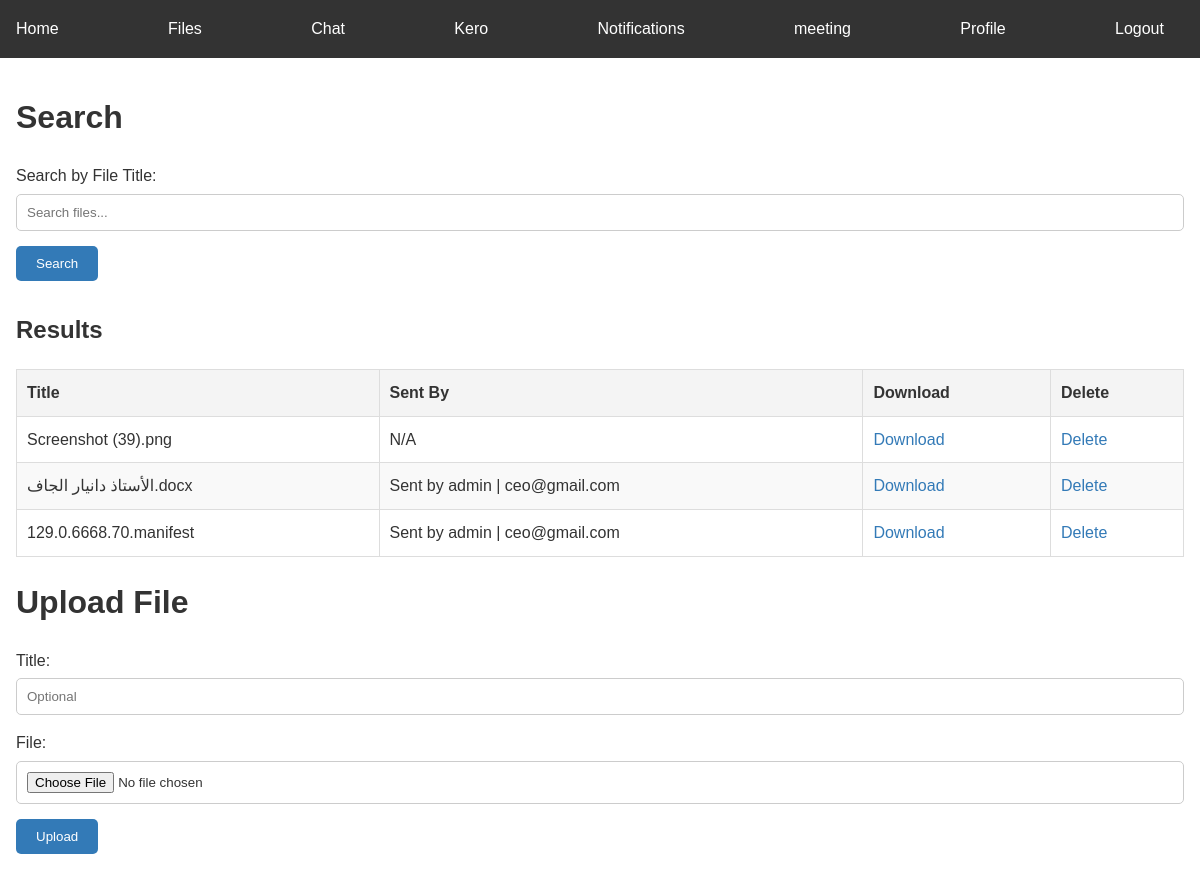
Page /employess_core/employee_file_list/ (signed in) on the committed database.
### shared/models.py (models this page shows, shortened)
class File(models.Model):
    title = models.CharField(max_length=255)
    file = models.FileField(upload_to='uploads/files/')  # Directory where files will be uploaded
    uploaded_at = models.DateTimeField(auto_now_add=True)
    owner = models.ForeignKey(User, on_delete=models.SET_NULL, null=True, blank=True, related_name='owned_files')
    sent_by = models.ForeignKey(User, on_delete=models.SET_NULL, null=True, blank=True, related_name='sent_files')

### root/models.py (models this page shows, shortened)
class User(AbstractBaseUser):
    email = models.EmailField(unique=True, max_length=255)
    username = models.CharField(max_length=50, unique = True)
    first_name = models.CharField(max_length=50,null=True)
    last_name = models.CharField(max_length=50,null=True)
    is_ceo=models.BooleanField(default=False,null=True,blank=True)
    is_active = models.BooleanField(default = True)
    is_staff = models.BooleanField(default = False)
    is_superuser = models.BooleanField(default = False)
    USERNAME_FIELD = 'email'
    REQUIRED_FIELDS = ['username']
    objects = UserManager()
    def __str__(self):
        return f"{self.first_name} | {self.email}"

### employess_core/views.py (the view)
# urls.py: path('employee_file_list/', employee_file_list, name='employee_file_list'),
def employee_file_list(request):
    is_employee(request)  # Ensure this is implemented to check user roles, if necessary
    search_query = request.GET.get('search', '')
    files = File.objects.all().filter(owner=request.user)
    if search_query:
        files = files.filter(title__icontains=search_query)
    return render(request, 'employee_file_list.html', {
        'files': files,
        'results': files,
    })

### helpers.py (called while the page is built)
def is_employee(request):
    if not request.user.is_authenticated:
        raise PermissionDenied("Login & Try Again")
    if request.user.is_ceo:
        raise PermissionDenied("Only employees team members allowed")
    if request.user.is_active != True:
        raise PermissionDenied("user is not active")

### employess_core/templates/employee_file_list.html (shortened to what this page needs)
{% load static %}
<!DOCTYPE html>
<html lang="en">
<head>
</head>
<body>
    <header class="header">
        <nav class="navbar">
            <div class="container">
                <ul class="nav-list">
                    {% if request.user.is_authenticated %}
                        <li><a href="{% url 'employeeindex' %}">Home</a></li>
                        <li><a href="{% url 'employee_file_list' %}">Files</a></li>
                        <li><a href="{% url 'user_list' %}">Chat</a></li>
                        <li><a href="{% url 'ai' %}">Kero</a></li>
                        <li><a href="{% url 'notifications' %}">Notifications</a></li>
                        <li><a href="{% url 'videosetup' %}">meeting</a></li>
                        <li><a href="{% url 'employee_profile' %}">Profile</a></li>
                        <li><a href="{% url 'logout' %}">Logout</a></li>
                    {% endif %}
                </ul>
            </div>
        </nav>
    </header>
    <main class="main-content">
        <h1>Search</h1>
        <form method="get" action="{% url 'employee_file_list' %}">
            <div class="form-group">
                <label for="search">Search by File Title:</label>
                <input type="text" id="search" name="search" value="{{ request.GET.search }}" placeholder="Search files...">
            </div>
            <button type="submit" class="btn-primary">Search</button>
        </form>
        <h2>Results</h2>
<table border="1">
    <thead>
        <tr>
            <th>Title</th>
            <th>Sent By</th>
            <th>Download</th>
            <th>Delete</th>
        </tr>
    </thead>
    <tbody>
        {% if results %}
            {% for result in results %}
            <tr>
                <td>{{ result.title }}</td>
                <td>
                    {% if result.sent_by %}
                        Sent by {{ result.sent_by }}
                    {% else %}
                        N/A
                    {% endif %}
                </td>
                <td><a href="{% url 'employee_file_download' result.id %}">Download</a></td>
                <td><a href="{% url 'employee_file_delete' result.id %}" onclick="return confirm('Are you sure you want to delete this file?');">Delete</a></td>
            </tr>
            {% endfor %}
        {% else %}
            <tr>
                <td colspan="4">No files available.</td>
            </tr>
        {% endif %}
    </tbody>
</table>
        <h1>Upload File</h1>
        <form method="post" enctype="multipart/form-data" action="{% url 'employee_file_upload' %}">
            <div class="form-group">
                <label for="title">Title:</label>
                <input type="text" id="title" name="title" placeholder='Optional'>
            </div>
            <div class="form-group">
                <label for="file">File:</label>
                <input type="file" id="file" name="file" required>
            </div>
            <button type="submit" class="btn-primary">Upload</button>
        </form>
    </main>
</body>
</html>

### employess_core/templates/employee_file_list.html (style rules this page uses)
* { box-sizing: border-box; margin: 0; padding: 0; }
body { font-family: Arial, sans-serif; line-height: 1.6; color: #333; margin: 0; padding: 0; }
.header { background-color: #333; color: #fff; padding: 1rem; text-align: center; position: fixed; top: 0; left: 0; width: 100%; z-index: 1000; }
.navbar { max-width: 1200px; margin: 0 auto; }
.nav-list { list-style: none; margin: 0; padding: 0; display: flex; justify-content: space-between; }
.nav-list li { margin-right: 20px; }
.nav-list a { color: #fff; text-decoration: none; transition: color 0.2s ease; }
.main-content { max-width: 1200px; margin: 60px auto 20px; padding: 2rem 1rem; }
h1, h2, h3 { margin-bottom: 20px; font-weight: bold; }
form { margin-bottom: 30px; }
.form-group { margin-bottom: 15px; }
.form-group label { display: block; margin-bottom: 5px; }
.form-group input[type="text"], .form-group input[type="file"] { width: 100%; padding: 10px; border: 1px solid #ccc; border-radius: 5px; }
.btn-primary { background-color: #337ab7; color: #fff; padding: 10px 20px; border: none; border-radius: 5px; cursor: pointer; text-decoration: none; transition: background-color 0.2s ease; }
table { width: 100%; border-collapse: collapse; margin-bottom: 20px; }
table th, table td { padding: 10px; border: 1px solid #ddd; text-align: left; }
table th { background-color: #f4f4f4; font-weight: bold; }
table tr:nth-child(even) { background-color: #f9f9f9; }
table a { color: #337ab7; text-decoration: none; }

### rows in the picture
File: title "Screenshot (39).png", shows "N/A"
File: title "الأستاذ دانيار الجاف.docx", sent_by "admin | ceo@gmail.com"
File: title "129.0.6668.70.manifest", sent_by "admin | ceo@gmail.com"
